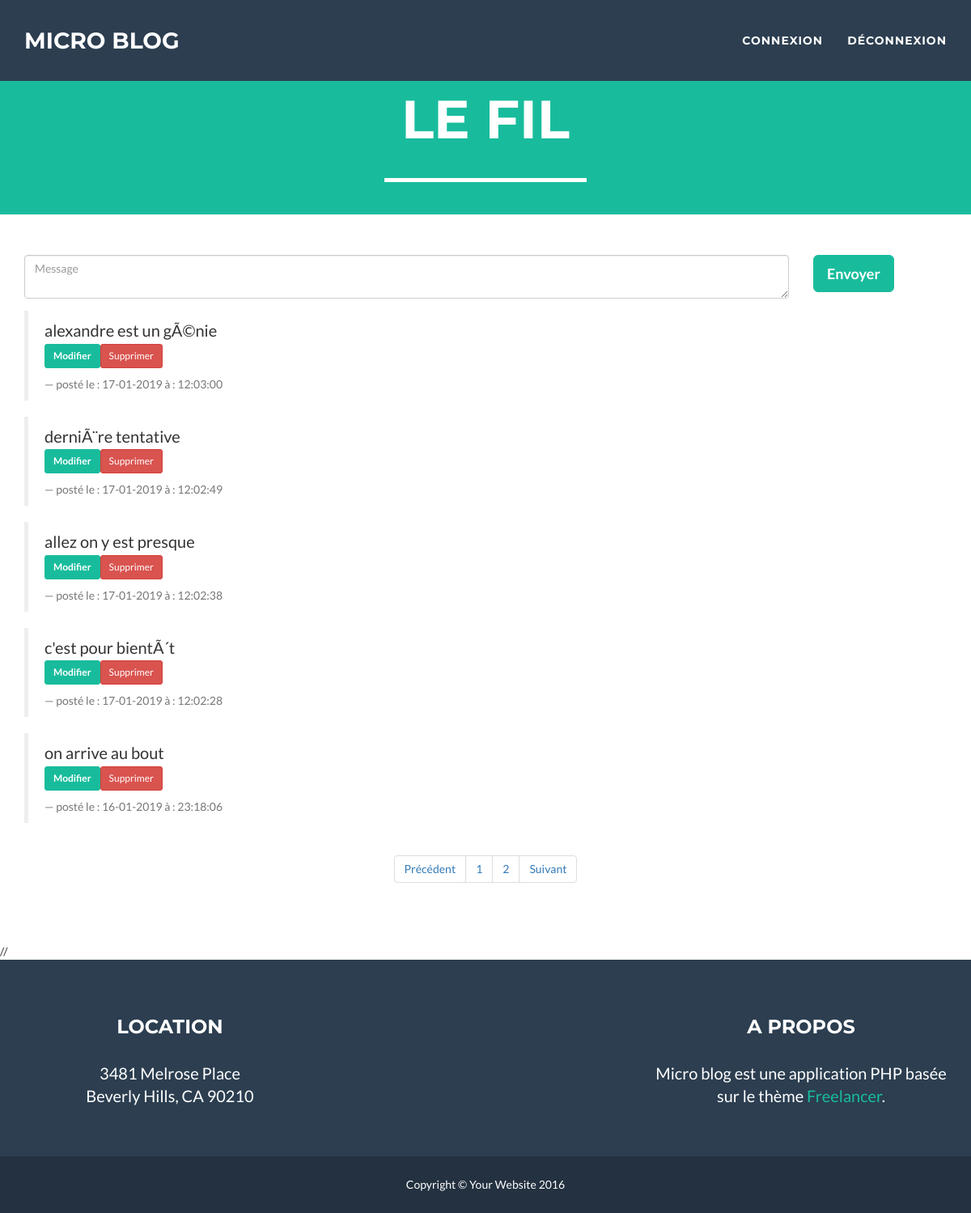
Before: / with the older database file.
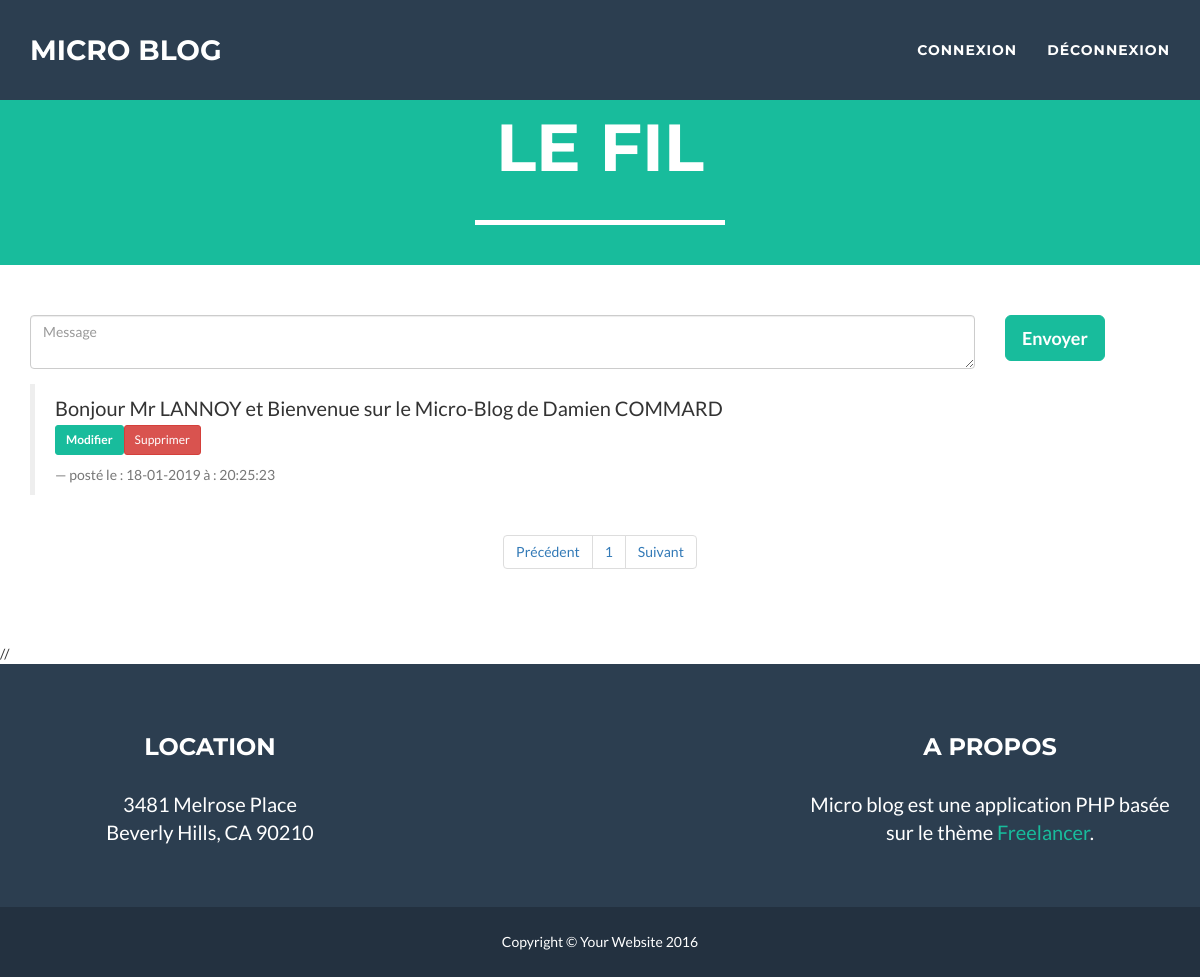
After: the same page with the newer database file.
### tables this page shows
CREATE TABLE `messages` (
  `id` int(11) NOT NULL,
  `contenu` text,
  `date` int(25) DEFAULT NULL,
  `votes` int(5) NOT NULL DEFAULT '0',
  `adresse_ip` varchar(16) DEFAULT NULL
);

### index.php (the view, shortened to what this page needs)
<?php include("Includes/haut.inc.php"); ?>
<?php
$messagesParPage = 5;
$messagesTotalRequete = $pdo->query('SELECT id FROM messages');
$messagesTotal = $messagesTotalRequete->rowCount();
$pagesTotales = ceil($messagesTotal/$messagesParPage);
if(isset($_GET['page']) AND !empty($_GET['page'])) {
    $_GET['page'] = intval($_GET['page']);
    $pageCourante = $_GET['page'];
} else {
    $pageCourante = 1;
}
$depart = ($pageCourante-1)*$messagesParPage;
?>
<section>
    <div class="container">
        <div class="row">
            <form action="message.php" method="POST">
                <div class="col-sm-10">
                    <div class="form-group">
                        <?php
            if(isset($_GET['id'])){
                $query = "SELECT * FROM messages where id=:id";
                $prep = $pdo->prepare($query);
                $prep->bindValue(':id',$_GET['id']);
                $prep->execute();
                $data=$prep->fetch();
                echo "<textarea id='message' name='message' class='form-control' placeholder='Message'>";
                echo $data['contenu']."</textarea>";
                echo "<input name='id' type='hidden' value='".$_GET['id']."' />";
            }
            else
                echo "<textarea id='message' name='message' class='form-control' placeholder='Message'></textarea>";
                  ?>
                    </div>
                </div>
                <div class="col-sm-2">
                    <button type="submit" class="btn btn-success btn-lg">Envoyer</button>
                </div>
            </form>
        </div>
        <?php
            $query = "SELECT * FROM messages ORDER BY id DESC LIMIT $depart, $messagesParPage";
            $stmt = $pdo->query($query);
            while($data = $stmt->fetch()) {
            echo "<blockquote>";
            echo "<p>";
            echo $data['contenu'];
            echo '<br>';
            echo "<a href='index.php?a=mod&id=".$data['id']."'  class='btn btn-success btn-sm'>Modifier</a>";
            echo "<a href='message.php?a=sup&id=".$data['id']."'  class='btn btn-danger btn-sm'>Supprimer</a>";
            echo "</p>";
            echo "<footer>";
            echo "posté le : ";
            echo date("d-m-Y", $data['date']);
            echo " à : ";
            echo date("H:i:s", $data['date']);
            echo "</footer>";
        ?>
        </blockquote>
        <?php
            }
            ?>
    </div>
    <?php
    if (empty($_GET['page']) OR $_GET['page']==0){
        $pagePrecedente = 1;
        $pageSuivante = 2;
    }else{
        $pagePrecedente = $_GET['page']-1;
        $pageSuivante = $_GET['page']+1;
    }
    echo '<center><nav>';
    echo '<ul class="pagination justify-content-center">';
    echo '<li class="page-item"><a class="page-link" href="index.php?page='.$pagePrecedente.'">Précédent</a></li>';
    for($i=1;$i<=$pagesTotales;$i++)
    {
    echo '<li class="page-item"><a class="page-link" href="index.php?page='.$i.'">'.$i.'</a>' ;
    }
    echo '<li class="page-item"><a class="page-link" href="index.php?page='.$pageSuivante.'">Suivant</a></li>';
    echo '</ul>';
    echo '</nav>';
    ?>
</section>
//
<?php include("Includes/bas.inc.php"); ?>

### Includes/haut.inc.php (shortened to what this page needs)
<!DOCTYPE html>
<html lang="fr">
<head>
    <link href="vendor/bootstrap/css/bootstrap.min.css" rel="stylesheet">
    <link href="css/freelancer.css" rel="stylesheet">
    <link href="vendor/font-awesome/css/font-awesome.min.css" rel="stylesheet" type="text/css">
</head>
<body id="page-top" class="index">
    <nav id="mainNav" class="navbar navbar-default navbar-fixed-top navbar-custom">
        <div class="container">
            <div class="navbar-header page-scroll">
                <a class="navbar-brand" href="#page-top">Micro blog</a>
            </div>
            <div class="collapse navbar-collapse" id="bs-example-navbar-collapse-1">
                <ul class="nav navbar-nav navbar-right">
                    <li class="page-scroll">
                        <a href="login.php">Connexion</a>
                    </li>
                    <li class="page-scroll">
                        <a href="deconnexion.php">Déconnexion</a>
                    </li>
                </ul>
            </div>
        </div>
    </nav>
    <header>
        <div class="container">
            <div class="row">
                <div class="col-lg-12">
                    <div class="intro-text">
                        <span class="name">Le fil</span>
                        <hr class="star-light">
                    </div>
                </div>
            </div>
        </div>
    </header>

### Includes/bas.inc.php (shortened to what this page needs)
    <footer class="text-center">
        <div class="footer-above">
            <div class="container">
                <div class="row">
                    <div class="footer-col col-md-4">
                        <h3>Location</h3>
                        <p>3481 Melrose Place
                            <br>Beverly Hills, CA 90210</p>
                    </div>
                    <div class="footer-col col-md-4">
                    </div>
                    <div class="footer-col col-md-4">
                        <h3>A propos</h3>
                        <p>Micro blog est une application PHP basée sur le thème <a href="https://startbootstrap.com/template-overviews/freelancer/">Freelancer</a>.</p>
                    </div>
                </div>
            </div>
        </div>
        <div class="footer-below">
            <div class="container">
                <div class="row">
                    <div class="col-lg-12">
                        Copyright &copy; Your Website 2016
                    </div>
                </div>
            </div>
        </div>
    </footer>
</body>
</html>

### css/freelancer.css (style rules this page uses)
body { font-family: 'Lato', 'Helvetica Neue', Helvetica, Arial, sans-serif; overflow-x: hidden; }
p { font-size: 20px; }
a, a:hover, a:focus, a:active, a.active { color: #18BC9C; outline: none; }
h1, h2, h3, h4, h5, h6 { font-family: "Montserrat", "Helvetica Neue", Helvetica, Arial, sans-serif; text-transform: uppercase; font-weight: 700; }
hr.star-light, hr.star-primary { padding: 0; border: none; border-top: solid 5px; text-align: center; max-width: 250px; margin: 25px auto 30px; }
hr.star-light:after, hr.star-primary:after { content: "\f005"; font-family: FontAwesome; display: inline-block; position: relative; top: -0.8em; font-size: 2em; padding: 0 0.25em; }
hr.star-light { border-color: white; }
hr.star-light:after { background-color: #18BC9C; color: white; }
header { text-align: center; background: #18BC9C; color: white; }
header .container { padding-top: 100px; padding-bottom: 10px; }
header .intro-text .name { display: block; font-family: "Montserrat", "Helvetica Neue", Helvetica, Arial, sans-serif; text-transform: uppercase; font-weight: 700; font-size: 2em; }
@media (min-width: 768px) { header .intro-text .name { font-size: 4.75em; } }
.navbar-custom { background: #2C3E50; font-family: "Montserrat", "Helvetica Neue", Helvetica, Arial, sans-serif; text-transform: uppercase; font-weight: 700; border: none; }
.navbar-custom .navbar-brand { color: white; }
.navbar-custom .navbar-nav { letter-spacing: 1px; }
.navbar-custom .navbar-nav li a { color: white; }
@media (min-width: 768px) { .navbar-custom { padding: 25px 0; -webkit-transition: padding 0.3s; -moz-transition: padding 0.3s; transition: padding 0.3s; } }
@media (min-width: 768px) { .navbar-custom .navbar-brand { font-size: 2em; -webkit-transition: all 0.3s; -moz-transition: all 0.3s; transition: all 0.3s; } }
section { padding: 50px 0; }
footer { color: white; }
footer h3 { margin-bottom: 30px; }
footer .footer-above { padding-top: 50px; background-color: #2C3E50; }
footer .footer-col { margin-bottom: 50px; }
footer .footer-below { padding: 25px 0; background-color: #233140; }
.btn-success { color: white; background-color: #18BC9C; border-color: #18BC9C; font-weight: 700; }

Changed rows visible on the page:
removed messages: contenu "alexandre est un gÃ©nie", date "17-01-2019", date "12:03:00"
removed messages: contenu "derniÃ¨re tentative", date "17-01-2019", date "12:02:49"
removed messages: contenu "allez on y est presque", date "17-01-2019", date "12:02:38"
removed messages: contenu "c'est pour bientÃ´t", date "17-01-2019", date "12:02:28"
removed messages: contenu "on arrive au bout", date "16-01-2019", date "23:18:06"
added messages: contenu "Bonjour Mr LANNOY et Bienvenue sur le Micro-Blog de Damien COMMARD", date "18-01-2019", date "20:25:23"
Other visible differences:
list line gone: "2"
